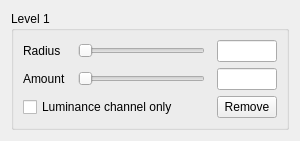
<?xml version="1.0" encoding="UTF-8"?>
<ui version="4.0">
 <class>sharpening_level_widget</class>
 <widget class="QWidget" name="sharpening_level_widget">
  <property name="geometry">
   <rect>
    <x>0</x>
    <y>0</y>
    <width>300</width>
    <height>137</height>
   </rect>
  </property>
  <property name="windowTitle">
   <string>Form</string>
  </property>
  <layout class="QVBoxLayout" name="verticalLayout">
   <item>
    <widget class="QGroupBox" name="groupBox_level">
     <property name="title">
      <string>Level 1</string>
     </property>
     <layout class="QGridLayout" name="gridLayout" rowstretch="0,1,0" columnstretch="0,1,0">
      <property name="horizontalSpacing">
       <number>12</number>
      </property>
      <item row="1" column="1">
       <widget class="QSlider" name="horizontalSlider_amount">
        <property name="maximum">
         <number>200</number>
        </property>
        <property name="orientation">
         <enum>Qt::Horizontal</enum>
        </property>
       </widget>
      </item>
      <item row="1" column="2">
       <widget class="QLineEdit" name="lineEdit_amount">
        <property name="sizePolicy">
         <sizepolicy hsizetype="Fixed" vsizetype="Fixed">
          <horstretch>0</horstretch>
          <verstretch>0</verstretch>
         </sizepolicy>
        </property>
        <property name="minimumSize">
         <size>
          <width>60</width>
          <height>0</height>
         </size>
        </property>
        <property name="maximumSize">
         <size>
          <width>60</width>
          <height>16777215</height>
         </size>
        </property>
       </widget>
      </item>
      <item row="0" column="1">
       <widget class="QSlider" name="horizontalSlider_radius">
        <property name="minimum">
         <number>1</number>
        </property>
        <property name="orientation">
         <enum>Qt::Horizontal</enum>
        </property>
       </widget>
      </item>
      <item row="0" column="2">
       <widget class="QLineEdit" name="lineEdit_radius">
        <property name="sizePolicy">
         <sizepolicy hsizetype="Fixed" vsizetype="Fixed">
          <horstretch>0</horstretch>
          <verstretch>0</verstretch>
         </sizepolicy>
        </property>
        <property name="minimumSize">
         <size>
          <width>60</width>
          <height>0</height>
         </size>
        </property>
        <property name="maximumSize">
         <size>
          <width>60</width>
          <height>16777215</height>
         </size>
        </property>
       </widget>
      </item>
      <item row="1" column="0">
       <widget class="QLabel" name="label_amount">
        <property name="text">
         <string>Amount</string>
        </property>
       </widget>
      </item>
      <item row="0" column="0">
       <widget class="QLabel" name="label_radius">
        <property name="text">
         <string>Radius</string>
        </property>
       </widget>
      </item>
      <item row="2" column="2">
       <widget class="QPushButton" name="pushButton_remove">
        <property name="sizePolicy">
         <sizepolicy hsizetype="Fixed" vsizetype="Fixed">
          <horstretch>0</horstretch>
          <verstretch>0</verstretch>
         </sizepolicy>
        </property>
        <property name="minimumSize">
         <size>
          <width>60</width>
          <height>0</height>
         </size>
        </property>
        <property name="maximumSize">
         <size>
          <width>60</width>
          <height>16777215</height>
         </size>
        </property>
        <property name="text">
         <string>Remove</string>
        </property>
       </widget>
      </item>
      <item row="2" column="0" colspan="2">
       <widget class="QCheckBox" name="checkBox_luminance">
        <property name="text">
         <string>Luminance channel only</string>
        </property>
       </widget>
      </item>
     </layout>
    </widget>
   </item>
  </layout>
 </widget>
 <resources/>
 <connections/>
</ui>
